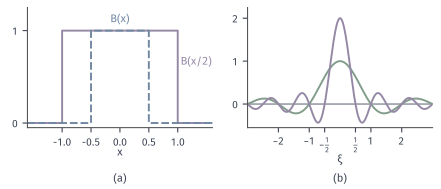

This figure's Python source:
from pathlib import Path
import sys
ROOT = next(p for p in Path(__file__).resolve().parents if (p/"build.sh").is_file() and (p/"tex/book.tex").is_file())
sys.path.insert(0, str(ROOT/"figures/00-shared/mathematical-preliminaries-upper/00-shared/comprehension-figures"))
from support import figure, save, BLUE, GREEN, YELLOW, RED, PURPLE, INK, MUTED, GRID, BLUE_FILL, GREEN_FILL, YELLOW_FILL, RED_FILL, PURPLE_FILL
import numpy as np

def tag(fig, axes, y=.02):
    for ax, s in zip(axes, ['(a)', '(b)', '(c)', '(d)', '(e)', '(f)']):
        q = ax.get_position(); fig.text((q.x0+q.x1)/2, y, s, ha='center', va='bottom')

# B(x) 与 B(x/2)，变换 sinc(xi) 与 2 sinc(2 xi)。
fig, axes = figure(width_mm=112, height_mm=48, ncols=2)
fig.set_layout_engine(None)
fig.subplots_adjust(left=.06, right=.985, top=.96, bottom=.32, wspace=.19)
ax = axes[0]
ax.plot([-1.6, -1, -1, 1, 1, 1.6], [0, 0, 1, 1, 0, 0], color=PURPLE, lw=1.4)

ax.plot([-1.6, -.5, -.5, .5, .5, 1.6], [0, 0, 1, 1, 0, 0], color=BLUE, lw=1.4, ls=(0, (4, 1.5)))
ax.set_xlim(-1.6, 1.6); ax.set_ylim(-.05, 1.25); ax.set_xticks([-1, -.5, 0, .5, 1]); ax.set_yticks([0, 1]); ax.set_xlabel('$x$', labelpad=0)
ax.text(.0, 1.08, r'$B(x)$', color=BLUE, ha='center'); ax.text(1.05, .62, r'$B(x/2)$', color=PURPLE, ha='left')
ax = axes[1]
xi = np.linspace(-3, 3, 1500)
ax.axhline(0, color=MUTED, lw=.85)
ax.plot(xi, np.sinc(xi), color=GREEN, lw=1.4)
ax.plot(xi, 2*np.sinc(2*xi), color=PURPLE, lw=1.4)
ax.set_xlim(-3, 3); ax.set_ylim(-.55, 2.25); ax.set_xticks([-2, -1, -.5, .5, 1, 2]); ax.set_xticklabels(['$-2$', '$-1$', r'$-\frac{1}{2}$', r'$\frac{1}{2}$', '$1$', '$2$']); ax.set_yticks([0, 1, 2]); ax.set_xlabel(r'$\xi$', labelpad=0)
tag(fig, axes)
save(fig, Path(__file__).resolve().parent, 'figure', {'formula': 'B(x/2) has transform 2 sinc(2 xi) = sin(2 pi xi)/(pi xi)'})
